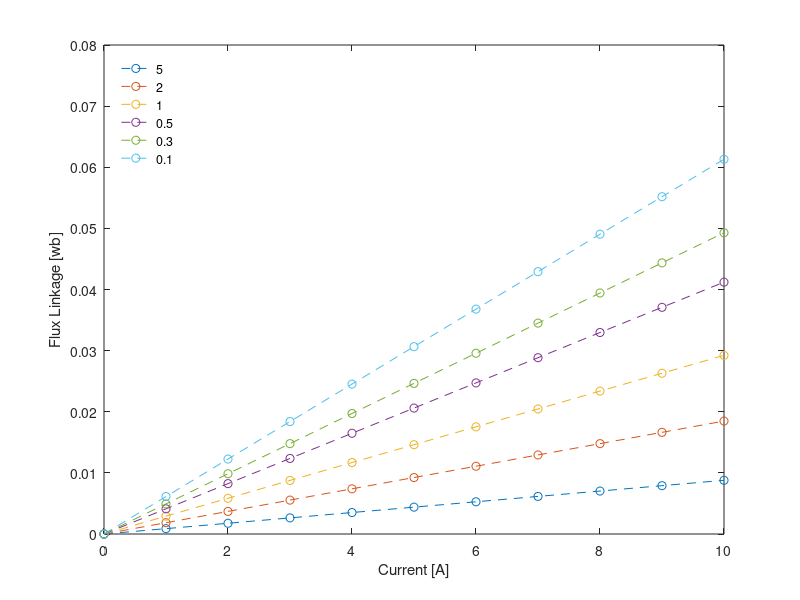
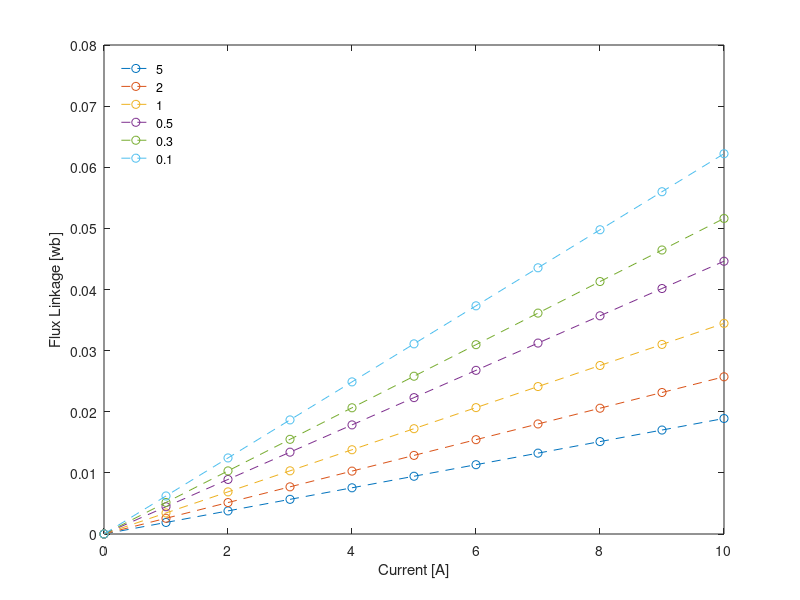

Recreate these plots in MATLAB, in order. (Note: this script raises an error after producing the figures.)
%----Flux Linkage-Current, need to load Flux Linkage.mat----% 
%----Without Air-gap Fringging----%
fh1 = figure();
Eelec1 = ones(6,1);
m = 1;
for x = [-5 -2 -1 -0.5 -0.3 -0.1] 
   L = (1E4)./(1.432*(1E6)-1.99*(1E6).*x);
   i = 0:1:10;
   psi1 = L.*i;
   plot(i, psi1,'--o');  
   Eelec1(m) = trapz(psi1,i);
   hold on;
   m = m+1;
end
legend({'5','2','1','0.5','0.3','0.1'},'location','northwest');    
legend('boxoff');
xlabel('Current [A]');
ylabel('Flux Linkage [wb]');

%----With Air-gap Fringging----%
fh2 = figure();
Eelec2 = ones(6,1);
m = 1;
for x = [-5 -2 -1 -0.5 -0.3 -0.1] 
   R = 4.37*(1E5)+1.99*(1E3).*x+(3.98*(1E8).*(1-2.*x))./((20-2.*x).*(20-2.*x));
   L = (1E4)./R;
   i = 0:1:10;   
   psi2 = L*i; 
   plot(i, psi2,'--o'); 
   Eelec2(m) = trapz(psi2,i);
   hold on;
   m = m+1;
end
legend({'5','2','1','0.5','0.3','0.1'},'location','northwest');      
legend('boxoff');
xlabel('Current [A]');
ylabel('Flux Linkage [wb]');

%----Core Linear----%
fh3 = figure();
Eelec3 = ones(6,1);
i = 1:1:11;
psi300 = plot(CP_10(i,1),CP_10(i,3),'--o');
hold on;
Eelec3(1) = trapz(CP_10(i,3),CP_10(i,1));
psi3003 = plot(CP_103(i,1),CP_103(i,3),'--o');
hold on;
Eelec3(2) = trapz(CP_103(i,3),CP_103(i,1));
psi3005 = plot(CP_105(i,1),CP_105(i,3),'--o');
hold on;
Eelec3(3) = trapz(CP_105(i,3),CP_105(i,1));
psi301 = plot(CP_11(i,1),CP_11(i,3),'--o');
hold on;
Eelec3(4) = trapz(CP_11(i,3),CP_11(i,1));
psi302 = plot(CP_12(i,1),CP_12(i,3),'--o');
hold on;
Eelec3(5) = trapz(CP_12(i,3),CP_12(i,1));
psi305 = plot(CP_15(i,1),CP_15(i,3),'--o');
hold on;
Eelec3(6) = trapz(CP_15(i,3),CP_15(i,1));
legend({'0.1','0.3','0.5','1','2','5'},'location','northwest');    
legend('boxoff');
xlabel('Current [A]');
ylabel('Flux Linkage [wb]');

 %----Core NonLinear----%
fh4 = figure();
Eelec4 = ones(6,1);
i = 1:1:11;
psi400 = plot(CP_00(i,1),CP_00(i,3),'--o');
hold on;
Eelec4(1) = trapz(CP_00(i,3),CP_00(i,1));
psi4003 = plot(CP_003(i,1),CP_003(i,3),'--o'); %not accurate enough
hold on;
Eelec4(2) = trapz(CP_003(i,3),CP_003(i,1));
psi4005 = plot(CP_005(i,1),CP_005(i,3),'--o');
hold on;
Eelec4(3) = trapz(CP_005(i,3),CP_005(i,1));
psi401 = plot(CP_01(i,1),CP_01(i,3),'--o');
hold on;
Eelec4(4) = trapz(CP_01(i,3),CP_01(i,1));
psi402 = plot(CP_02(i,1),CP_02(i,3),'--o');
hold on;
Eelec4(5) = trapz(CP_02(i,3),CP_02(i,1));
psi405 = plot(CP_05(i,1),CP_05(i,3),'--o');
hold on;
Eelec4(6) = trapz(CP_05(i,3),CP_05(i,1));
legend({'0.1','0.3','0.5','1','2','5'},'location','northwest');    
legend('boxoff');
xlabel('Current [A]');
ylabel('Flux Linkage [wb]');

